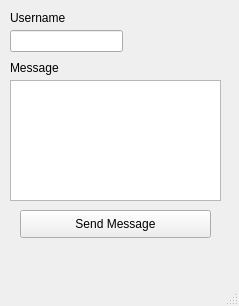
<?xml version="1.0" encoding="UTF-8"?>
<ui version="4.0">
 <class>message_user</class>
 <widget class="QMainWindow" name="message_user">
  <property name="geometry">
   <rect>
    <x>0</x>
    <y>0</y>
    <width>239</width>
    <height>306</height>
   </rect>
  </property>
  <property name="windowTitle">
   <string>Message User</string>
  </property>
  <widget class="QWidget" name="centralwidget">
   <widget class="QLabel" name="username">
    <property name="geometry">
     <rect>
      <x>10</x>
      <y>10</y>
      <width>81</width>
      <height>16</height>
     </rect>
    </property>
    <property name="text">
     <string>Username</string>
    </property>
   </widget>
   <widget class="QLineEdit" name="username_input">
    <property name="geometry">
     <rect>
      <x>10</x>
      <y>30</y>
      <width>113</width>
      <height>22</height>
     </rect>
    </property>
    <property name="sizePolicy">
     <sizepolicy hsizetype="Fixed" vsizetype="Fixed">
      <horstretch>0</horstretch>
      <verstretch>0</verstretch>
     </sizepolicy>
    </property>
   </widget>
   <widget class="QLabel" name="message">
    <property name="geometry">
     <rect>
      <x>10</x>
      <y>60</y>
      <width>81</width>
      <height>16</height>
     </rect>
    </property>
    <property name="text">
     <string>Message</string>
    </property>
   </widget>
   <widget class="QPlainTextEdit" name="message_input">
    <property name="geometry">
     <rect>
      <x>10</x>
      <y>80</y>
      <width>211</width>
      <height>121</height>
     </rect>
    </property>
    <property name="sizePolicy">
     <sizepolicy hsizetype="Fixed" vsizetype="Fixed">
      <horstretch>0</horstretch>
      <verstretch>0</verstretch>
     </sizepolicy>
    </property>
   </widget>
   <widget class="QPushButton" name="send_massage">
    <property name="geometry">
     <rect>
      <x>20</x>
      <y>210</y>
      <width>191</width>
      <height>28</height>
     </rect>
    </property>
    <property name="text">
     <string>Send Message</string>
    </property>
   </widget>
  </widget>
  <widget class="QMenuBar" name="menubar">
   <property name="geometry">
    <rect>
     <x>0</x>
     <y>0</y>
     <width>239</width>
     <height>26</height>
    </rect>
   </property>
  </widget>
  <widget class="QStatusBar" name="statusbar"/>
 </widget>
 <resources/>
 <connections/>
</ui>
